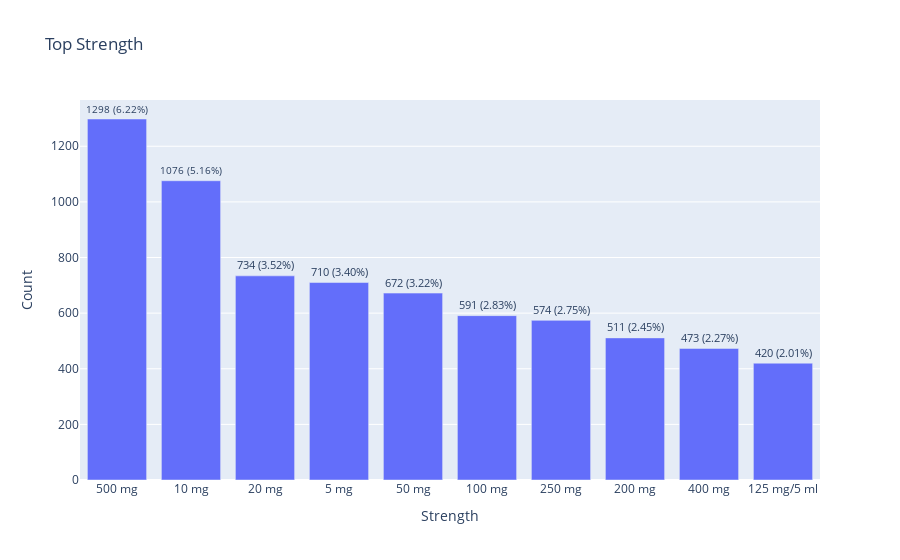

Here is the notebook cell this chart was saved with:
### Code cell
# Set the column name to visualize
col_name = 'strength'

# Generate the bar plot for the top 10 strengths
top_plot(col_name, 10)

### Figure 1 — Plotly figure (JSON) as saved in the notebook; plotly's stock layout.template omitted (floating-point values rounded to 4 significant figures)
{"data": [{"alignmentgroup": "True", "hovertemplate": "Strength=%{x}<br>Counts=%{y}<br>Count (%)=%{text}<extra></extra>", "legendgroup": "", "marker": {"color": "#636efa", "pattern": {"shape": ""}}, "name": "", "offsetgroup": "", "orientation": "v", "showlegend": false, "text": ["1298 (6.22%)", "1076 (5.16%)", "734 (3.52%)", "710 (3.40%)", "672 (3.22%)", "591 (2.83%)", "574 (2.75%)", "511 (2.45%)", "473 (2.27%)", "420 (2.01%)"], "textposition": "outside", "type": "bar", "x": ["500 mg", "10 mg", "20 mg", "5 mg", "50 mg", "100 mg", "250 mg", "200 mg", "400 mg", "125 mg/5 ml"], "xaxis": "x", "y": [1298, 1076, 734, 710, 672, 591, 574, 511, 473, 420], "yaxis": "y"}], "layout": {"autosize": true, "barmode": "relative", "legend": {"tracegroupgap": 0}, "title": {"text": "Top Strength"}, "xaxis": {"anchor": "y", "autorange": true, "domain": [0, 1], "range": [-0.5, 9.5], "title": {"text": "Strength"}, "type": "category"}, "yaxis": {"anchor": "x", "autorange": true, "domain": [0, 1], "range": [0, 1366.0], "title": {"text": "Count"}, "type": "linear"}}}
